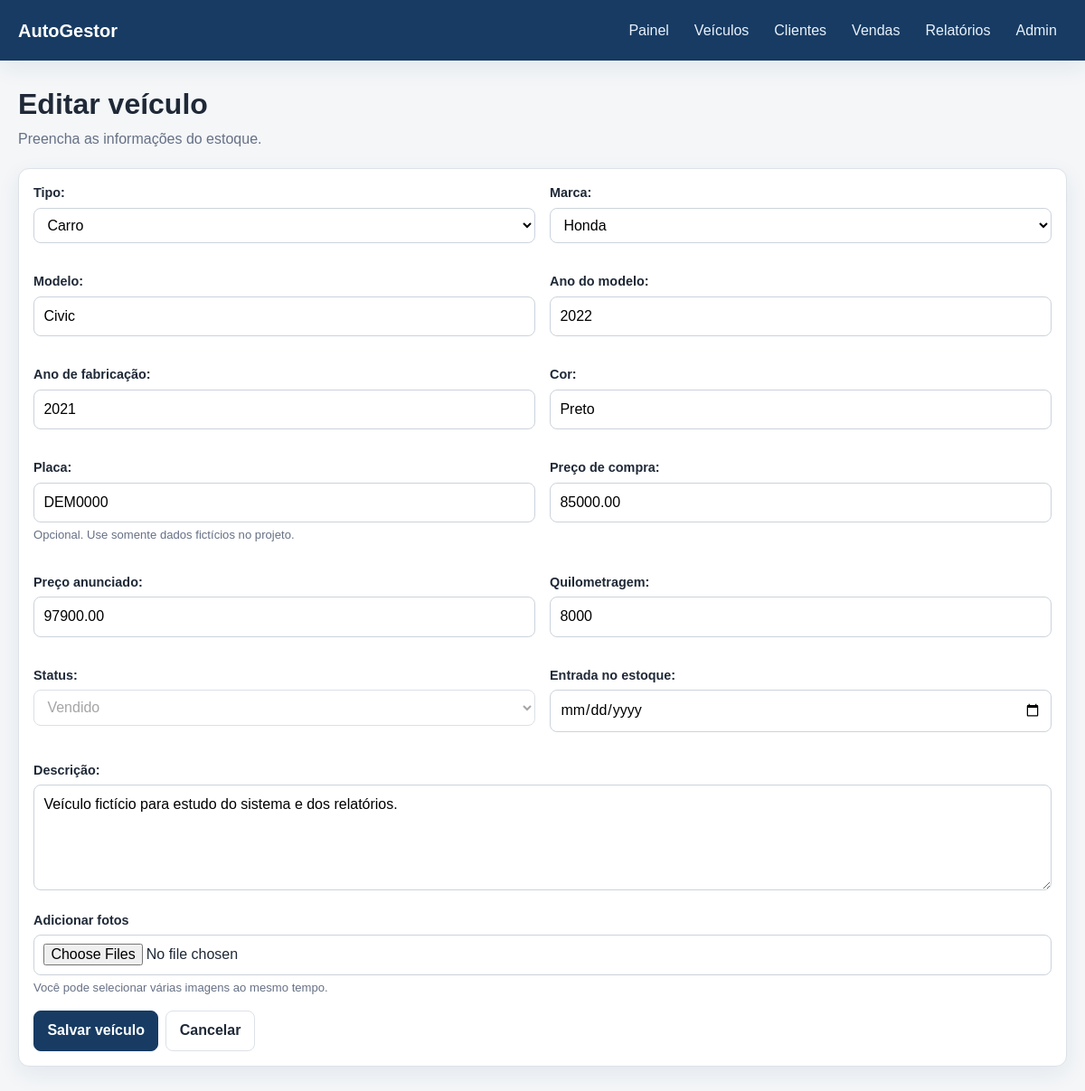
Screenshot of /veiculos/6/editar/ with the database file from the repository.
### cars/models.py (models this page shows, shortened)
class Vehicle(models.Model):
    class Status(models.TextChoices):
        AVAILABLE = "available", "Disponível"
        RESERVED = "reserved", "Reservado"
        SOLD = "sold", "Vendido"
    vehicle_type = models.ForeignKey(
        VehicleType,
        on_delete=models.PROTECT,
        related_name="vehicles",
        verbose_name="tipo",
    )
    brand = models.ForeignKey(
        Brands,
        on_delete=models.PROTECT,
        related_name="vehicles",
        verbose_name="marca",
    )
    model = models.CharField("modelo", max_length=200)
    model_year = models.PositiveIntegerField("ano do modelo", blank=True, null=True)
    factory_year = models.PositiveIntegerField("ano de fabricação", blank=True, null=True)
    color = models.CharField("cor", max_length=60, blank=True)
    license_plate = models.CharField(
        "placa",
        max_length=10,
        blank=True,
        null=True,
        unique=True,
        help_text="Opcional. Use somente dados fictícios no projeto.",
    )
    purchase_price = models.DecimalField(
        "preço de compra",
        max_digits=12,
        decimal_places=2,
        default=Decimal("0.00"),
        validators=[MinValueValidator(Decimal("0.00"))],
    )
    asking_price = models.DecimalField(
        "preço anunciado",
        max_digits=12,
        decimal_places=2,
        validators=[MinValueValidator(Decimal("0.01"))],
    )
    mileage = models.PositiveIntegerField("quilometragem", default=0)
    status = models.CharField(
        "status",
        max_length=12,
        choices=Status.choices,
        default=Status.AVAILABLE,
        db_index=True,
    )
    entry_date = models.DateField("entrada no estoque", default=timezone.localdate)
    description = models.TextField("descrição", blank=True)
    created_at = models.DateTimeField("criado em", auto_now_add=True)
    updated_at = models.DateTimeField("atualizado em", auto_now=True)
    class Meta:
        ordering = ("-created_at",)
        verbose_name = "veículo"
        verbose_name_plural = "veículos"
        indexes = [
            models.Index(fields=("status", "entry_date"), name="vehicle_stock_idx"),
            models.Index(fields=("brand", "model"), name="vehicle_search_idx"),
        ]

### cars/views.py (the view)
# urls.py: path("veiculos/<int:pk>/editar/", views.vehicle_update_view, name="vehicle_update"),
def vehicle_update_view(request, pk):
    vehicle = get_object_or_404(Vehicle, pk=pk)
    form = VehicleForm(request.POST or None, request.FILES or None, instance=vehicle)
    if request.method == "POST" and form.is_valid():
        vehicle = form.save()
        _save_uploaded_images(vehicle, request.FILES.getlist("photos"))
        messages.success(request, "Veículo atualizado com sucesso.")
        return redirect("vehicle_detail", pk=vehicle.pk)
    return render(
        request,
        "cars/vehicle_form.html",
        {"form": form, "vehicle": vehicle, "title": "Editar veículo"},
    )

### cars/models.py (called while the page is built)
    def __str__(self):
        return self.name

    def __str__(self):
        return self.name

### cars/templates/cars/vehicle_form.html (shortened to what this page needs)
{% extends 'cars/base.html' %}
{% block content %}
<header class="page-header"><div><h1>{{ title }}</h1><p class="subtitle">Preencha as informações do estoque.</p></div></header>
<form class="form-card" method="post" enctype="multipart/form-data">
    <div class="form-row">
        {% for field in form %}
            <div class="form-field{% if field.name == 'description' %} full-width{% endif %}">
                {{ field.label_tag }}
                {{ field }}
                {% if field.help_text %}<span class="helptext">{{ field.help_text }}</span>{% endif %}
            </div>
        {% endfor %}
    </div>
    <div class="form-field">
        <label for="photos">Adicionar fotos</label>
        <input id="photos" type="file" name="photos" accept="image/*" multiple>
        <span class="helptext">Você pode selecionar várias imagens ao mesmo tempo.</span>
    </div>
    <div class="actions">
        <button type="submit">Salvar veículo</button>
        <a class="button secondary" href="{% if vehicle %}{% url 'vehicle_detail' vehicle.pk %}{% else %}{% url 'vehicle_list' %}{% endif %}">Cancelar</a>
    </div>
</form>
{% endblock %}

### cars/static/cars/styles.css (style rules this page uses)
:root { --bg: #f4f6f8; --surface: #ffffff; --text: #1f2937; --muted: #667085; --primary: #173b63; --primary-hover: #0f2c4b; --accent: #2d78bd; --success: #157347; --warning: #a15c00; --danger: #b42318; --border: #dce2e8; --shadow: 0 8px 24px rgba(23, 59, 99, 0.08); }
* { box-sizing: border-box; }
body { margin: 0; background: var(--bg); color: var(--text); font-family: Arial, Helvetica, sans-serif; line-height: 1.5; }
a { color: var(--accent); text-decoration: none; }
.page-header { align-items: flex-start; display: flex; gap: 1rem; justify-content: space-between; margin-bottom: 1.25rem; }
.page-header h1 { margin: 0; }
.subtitle { color: var(--muted); margin: 0.2rem 0 0; }
.actions { display: flex; flex-wrap: wrap; gap: 0.5rem; }
.button, button { background: var(--primary); border: 1px solid var(--primary); border-radius: 8px; color: #fff; cursor: pointer; display: inline-block; font: inherit; font-weight: 700; padding: 0.58rem 0.9rem; }
.button.secondary { background: #fff; border-color: var(--border); color: var(--text); }
.full-width { grid-column: 1 / -1; }
.filters, .form-card { background: var(--surface); border: 1px solid var(--border); border-radius: 12px; box-shadow: var(--shadow); margin-bottom: 1.25rem; padding: 1rem; }
label { display: block; font-size: 0.9rem; font-weight: 700; margin-bottom: 0.3rem; }
.form-control, .form-select, input, select, textarea { background: #fff; border: 1px solid #cbd3dc; border-radius: 8px; font: inherit; max-width: 100%; padding: 0.58rem 0.65rem; width: 100%; }
textarea { resize: vertical; }
.form-row { display: grid; gap: 1rem; grid-template-columns: repeat(2, minmax(0, 1fr)); }
.form-field { margin-bottom: 1rem; }
.helptext, .help-text { color: var(--muted); display: block; font-size: 0.82rem; margin-top: 0.25rem; }

### rows the page displays
Vehicle: form "Carro" "Honda" "Civic" "2022" "2021" "Preto" "DEM0000" "85000.00" "97900.00" "8000" "Vendido" "Veículo fictício para estudo do sistema e dos relatórios."

### other values shown
{{ title }} "Editar veículo"
{{ field.label_tag }} "Tipo:" "Marca:" "Modelo:" "Ano do modelo:" "Ano de fabricação:" "Cor:" "Placa:" "Preço de compra:" "Preço anunciado:" "Quilometragem:" "Status:" "Entrada no estoque:" "Descrição:"
{{ field.help_text }} "Opcional. Use somente dados fictícios no projeto."
